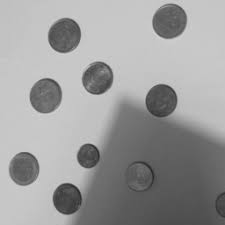
#> input picture Lecture_02/images/div_01.jpeg, 225 x 225 px
$ jupyter execute Logical_operations.ipynb
#> lines starting #> are read from the running program, lines starting #| are printed output that depends on the picture; after the words box and inside, x2 and y2 are one past the last pixel; in counts of white or black regions, pixels touching at a corner belong together
## Logical Operations

[cell 1]
import numpy as np
import cv2
import matplotlib.pyplot as plt

# 1. 이미지 불러오기
img_01 = cv2.imread('images/div_01.jpeg')
#> img_01 is the input picture: shape (225, 225, 3); min 36, max 214, mean 155.8
img_02 = cv2.imread('images/div_02.jpeg')
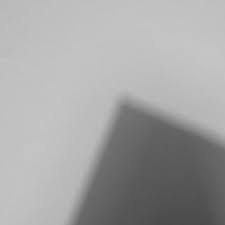
#> input picture Lecture_02/images/div_02.jpeg, 225 x 225 px
#> img_02 is the input picture: shape (225, 225, 3); min 73, max 197, mean 164


# 2. bilinearization
_, bin_01 = cv2.threshold(img_01, 127, 255, cv2.THRESH_BINARY)
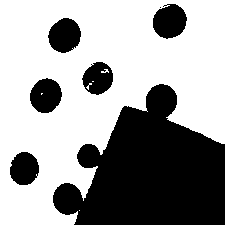
#> bin_01: shape (225, 225, 3); 61.7% white; 7 black regions (1 under 20 px), largest, box (x1, y1, x2, y2) and area: (53, 84, 225, 225) 15320, (153, 4, 187, 39) 898, (48, 18, 81, 53) 865, (30, 78, 62, 113) 847, (10, 152, 39, 185) 749, (82, 62, 113, 95) 726
_, bin_02 = cv2.threshold(img_02, 127, 255, cv2.THRESH_BINARY)
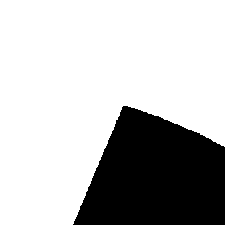
#> bin_02: shape (225, 225, 3); 73.8% white; 1 black region, box (x1, y1, x2, y2) and area: (73, 106, 225, 225) 13270

# 2. 비트 연산
and_img = cv2.bitwise_and(bin_01, bin_02)
or_img = cv2.bitwise_or(bin_01, bin_02)
#> or_img: shape (225, 225, 3); 73.9% white; 1 black region, box (x1, y1, x2, y2) and area: (74, 106, 225, 225) 13224
xor_img = cv2.bitwise_xor(bin_01, bin_02)
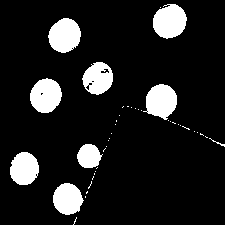
#> xor_img: shape (225, 225, 3); 12.3% white; 42 white regions (33 under 20 px), largest, box (x1, y1, x2, y2) and area: (153, 4, 187, 39) 898, (48, 18, 81, 53) 865, (30, 78, 62, 113) 847
not_img_01 = cv2.bitwise_not(bin_01)
not_img_02 = cv2.bitwise_not(bin_02)

# 3. 타이틀과 이미지 리스트
titles = ['Image 01', 'Image 02', 'AND', 'OR', 'XOR', 'NOT Image 01', 'NOT Image 02']
images = [bin_01, bin_02, and_img, or_img, xor_img, not_img_01, not_img_02]

# 4. 시각화
plt.figure(figsize=(14, 8))
cols = 4
rows = int(np.ceil(len(images) / cols))
#> rows = 2

for i, (title, img) in enumerate(zip(titles, images)):
    plt.subplot(rows, cols, i + 1)
    plt.imshow(cv2.cvtColor(img, cv2.COLOR_BGR2RGB))
    plt.title(title)
    plt.axis('off')
#> this loop made 7 passes
#> title on passes 1 to 7: 'Image 01', 'Image 02', 'AND', 'OR', 'XOR', 'NOT Image 01', 'NOT Image 02'

plt.tight_layout()
plt.show()
